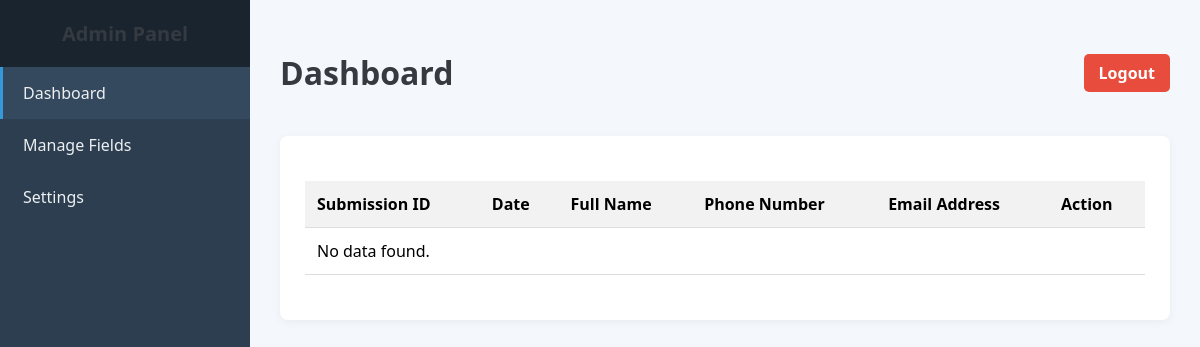
Page /admin_dashboard.php (signed in) on the committed database.
### tables this page shows
CREATE TABLE `form_fields` (
  `id` int(11) NOT NULL AUTO_INCREMENT,
  `field_name` varchar(100) NOT NULL,
  `field_label` varchar(255) NOT NULL,
  `field_type` varchar(50) NOT NULL,
  `is_required` tinyint(1) NOT NULL DEFAULT 1,
  `placeholder` varchar(255) DEFAULT NULL,
  `display_order` int(11) NOT NULL DEFAULT 0,
  PRIMARY KEY (`id`)
);

### admin_dashboard.php (the view, shortened to what this page needs)
<?php
include 'admin_layout.php';
include 'db.php';
$fields_query = $conn->query("SELECT id, field_label, field_name FROM form_fields ORDER BY display_order ASC");
$fields = [];
while ($row = $fields_query->fetch_assoc()) {
    $fields[$row['id']] = [
        'label' => $row['field_label'],
        'name' => $row['field_name']
    ];
}
$submissions = [];
?>
<div style="overflow-x:auto;">
    <table>
        <thead>
            <tr>
                <th>Submission ID</th>
                <th>Date</th>
                <?php foreach ($fields as $field_data): ?>
                    <th><?php echo htmlspecialchars($field_data['label']); ?></th>
                <?php endforeach; ?>
                <th>Action</th>
            </tr>
        </thead>
        <tbody>
            <?php if (empty($submissions)): ?>
                <tr><td colspan="<?php echo count($fields) + 3; ?>">No data found.</td></tr>
            <?php endif; ?>
        </tbody>
    </table>
</div>

### rows in the picture
form_fields: field_label "Full Name"
form_fields: field_label "Phone Number"
form_fields: field_label "Email Address"

### other values in the picture
$title "Dashboard"
